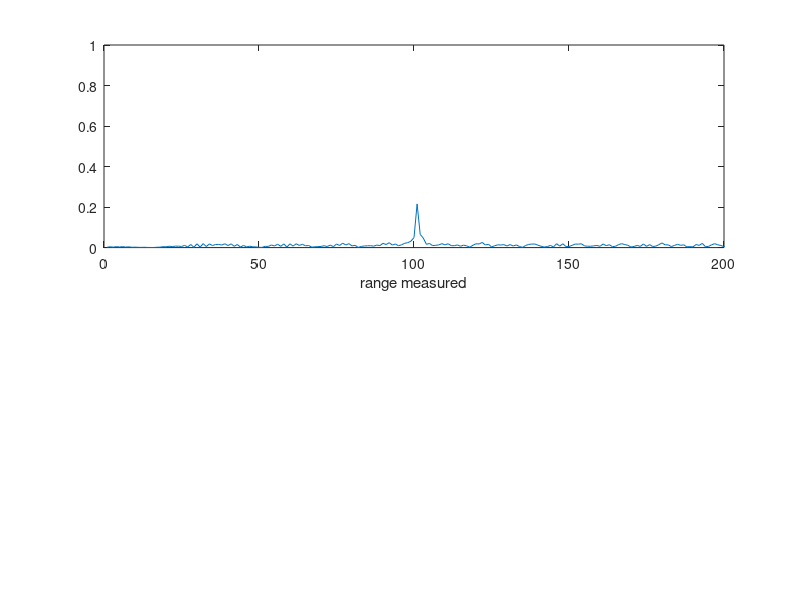
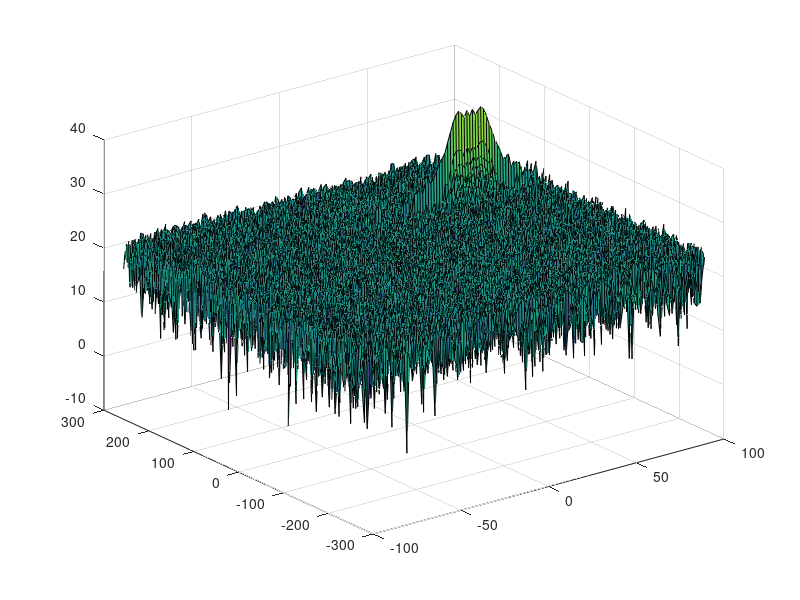
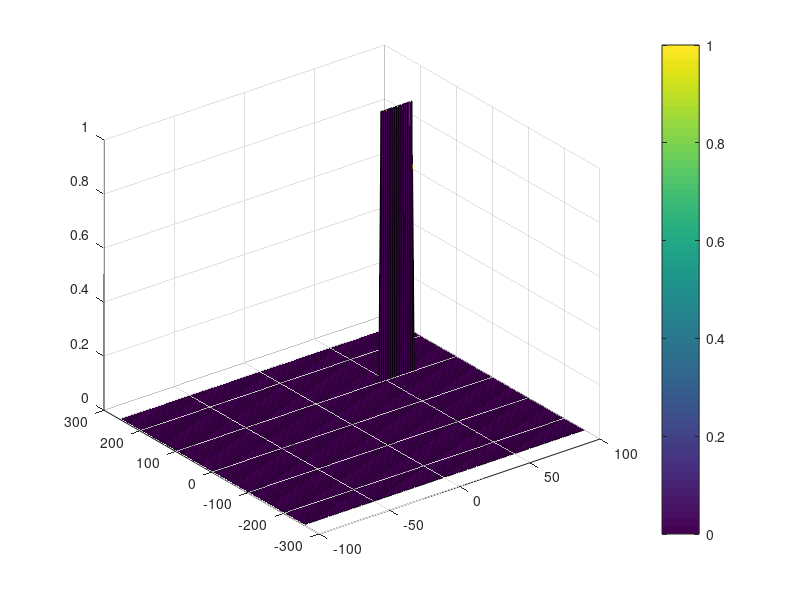

These charts were generated, in order, by the following MATLAB code:
clear all
clc;

%% Radar Specifications 
%%%%%%%%%%%%%%%%%%%%%%%%%%%
% Frequency of operation = 77GHz
% Max Range = 200m
% Range Resolution = 1 m
% Max Velocity = 100 m/s
%%%%%%%%%%%%%%%%%%%%%%%%%%%

%speed of light = 3e8
c = 3e8;        % speed of light
dres = 1;       % range resolution
Rmax = 200;     % maximum range

%% User Defined Range and Velocity of target
% *%TODO* :
% define the target's initial position and velocity. Note : Velocity
% remains contant
R = 100;    % initial range
v = 60;    % initial velocity


%% FMCW Waveform Genera1516 6342333tion

% *%TODO* :
%Design the FMCW waveform by giving the specs of each of its parameters.
% Calculate the Bandwidth (B), Chirp Time (Tchirp) and Slope (slope) of the FMCW
% chirp using the requirements above.
B = c / (2 * dres);                 % bandwith Bsweep
Tchirp = 5.5 * 2 * (Rmax / c);      % chirp time
slope = B / Tchirp;                 % slope of chirp

%Operating carrier frequency of Radar 
fc= 77e9;             %carrier freq

                                                          
%The number of chirps in one sequence. Its ideal to have 2^ value for the ease of running the FFT
%for Doppler Estimation. 
Nd=128;                   % #of doppler cells OR #of sent periods % number of chirps

%The number of samples on each chirp. 
Nr=1024;                  %for length of time OR # of range cells

% Timestamp for running the displacement scenario for every sample on each
% chirp
t=linspace(0,Nd*Tchirp,Nr*Nd); %total time for samples


%Creating the vectors for Tx, Rx and Mix based on the total samples input.
Tx=zeros(1,length(t)); %transmitted signal
Rx=zeros(1,length(t)); %received signal
Mix = zeros(1,length(t)); %beat signal

%Similar vectors for range_covered and time delay.
r_t=zeros(1,length(t));
td=zeros(1,length(t));


%% Signal generation and Moving Target simulation
% Running the radar scenario over the time. 

for i=1:length(t)         
    
    
    % *%TODO* :
    %For each time stamp update the Range of the Target for constant velocity.
    r_t(i) = R + v * t(i);      % based on s = v * t, mapped to range
    td(i) = 2 * r_t(i) / c;     % time delay
    
    % *%TODO* :
    %For each time sample we need update the transmitted and
    %received signal. 
    
    % update transmit sample
    Tx(i) = cos(2 * pi * (fc * t(i) + slope * t(i)^2 / 2));                      
    
    % update receive sample - shifted by time delay tau
    Rx(i) = cos(2 * pi * (fc * (t(i) - td(i)) + (slope * (t(i) - td(i))^2) / 2));
    
    % *%TODO* :
    %Now by mixing the Transmit and Receive generate the beat signal
    %This is done by element wise matrix multiplication of Transmit and
    %Receiver Signal
    Mix(i) = Tx(i) * Rx(i);     % mixed signal 
    
end

%% RANGE MEASUREMENT


 % *%TODO* :
%reshape the vector into Nr*Nd array. Nr and Nd here would also define the size of
%Range and Doppler FFT respectively.
signal_fft = reshape(Mix, [Nr, Nd]);    % reshape the linspace to 2D matrix Nr rows, Nd cols

 % *%TODO* :
%run the FFT on the beat signal along the range bins dimension (Nr) and
%normalize.
signal_fft = fft(signal_fft, Nr) / Nr;  % 1D FFT in Nr direction (col), normalized

 % *%TODO* :
% Take the absolute value of FFT output
signal_fft = abs(signal_fft);   % we are interested in the absolute value

 % *%TODO* :
% Output of FFT is double sided signal, but we are interested in only one side of the spectrum.
% Hence we throw out half of the samples.
signal_fft = signal_fft(1:(Nr / 2));  

%plotting the range
figure ('Name','Range from First FFT')
subplot(2, 1, 1)

 % *%TODO* :
 % plot FFT output 
plot(signal_fft);
axis ([0 200 0 1]);
xlabel('range measured');



%% RANGE DOPPLER RESPONSE
% The 2D FFT implementation is already provided here. This will run a 2DFFT
% on the mixed signal (beat signal) output and generate a range doppler
% map.You will implement CFAR on the generated RDM

% Range Doppler Map Generation.

% The output of the 2D FFT is an image that has reponse in the range and
% doppler FFT bins. So, it is important to convert the axis from bin sizes
% to range and doppler based on their Max values.

Mix=reshape(Mix,[Nr,Nd]);

% 2D FFT using the FFT size for both dimensions.
sig_fft2 = fft2(Mix,Nr,Nd);

% Taking just one side of signal from Range dimension.
sig_fft2 = sig_fft2(1:Nr/2,1:Nd);
sig_fft2 = fftshift (sig_fft2);
RDM = abs(sig_fft2);
RDM = 10*log10(RDM) ;

%use the surf function to plot the output of 2DFFT and to show axis in both
%dimensions
doppler_axis = linspace(-100,100,Nd);
range_axis = linspace(-200,200,Nr/2)*((Nr/2)/400);
figure,surf(doppler_axis,range_axis,RDM);

%% CFAR implementation

%Slide Window through the complete Range Doppler Map

% *%TODO* :
%Select the number of Training Cells in both the dimensions.
Tr = 10;    % training cells for range
Td = 4;     % training cells for doppler

% *%TODO* :
%Select the number of Guard Cells in both dimensions around the Cell under 
%test (CUT) for accurate estimation
Gr = 8;     % guard cells for range
Gd = 4;     % guard cells for doppler

no_of_tcells = (2 * Tr + 2 * Gr + 1) * (2 * Td + 2 * Gd + 1) - ...
    (2 * Gr + 1) * (2 * Gd + 1);

% *%TODO* :
% offset the threshold by SNR value in dB
offset = 10;   % threshold offset

% *%TODO* :
%Create a vector to store noise_level for each iteration on training cells
noise_level = zeros(1, 1);      % noise level in range and doppler direction


% *%TODO* :
%design a loop such that it slides the CUT across range doppler map by
%giving margins at the edges for Training and Guard Cells.
%For every iteration sum the signal level within all the training
%cells. To sum convert the value from logarithmic to linear using db2pow
%function. Average the summed values for all of the training
%cells used. After averaging convert it back to logarithimic using pow2db.
%Further add the offset to it to determine the threshold. Next, compare the
%signal under CUT with this threshold. If the CUT level > threshold assign
%it a value of 1, else equate it to 0.


   % Use RDM[x,y] as the matrix from the output of 2D FFT for implementing
   % CFAR

% slide over range dimension - /2 because only one half of the signal is
% used, keep spacing at the edges
sig_CFAR = zeros(size(RDM));

for r = (Tr + Gr + 1):(Nr / 2 - (Gr + Tr))
    
    % slide over doppler dimension - full signal range is used, keep
    % spacing at the edges
    for d = (Td + Gd + 1):(Nd - (Gd + Td))
        
        % TODO: sum the signal level within the training cells, convert db2pow
        
        % get the patch with all training and guard cell + CUT (converted)
        train_patch = db2pow(RDM(r - (Tr + Gr) : r + (Tr + Gr), d - (Td + Gd) : d + (Td + Gd)));
                
        % zero CUT and guard cells as we are not interested in these now 
        train_patch(Tr + 1 : end - Tr, Td + 1 : end - Td) = 0;
        
        (sum(sum(train_patch)) / no_of_tcells);
        
        % average summed values for used training cells and convert back
        % pow2db
        noise_level = pow2db(sum(sum(train_patch)) / no_of_tcells);
        
        % add the offset to determine the threshold
        threshold = noise_level + offset;
        
        % compare signal under CUT with threshold --> 0 or one
        if RDM(r, d) < threshold
            sig_CFAR(r, d) = 0;
        else
            sig_CFAR(r, d) = 1;
        end
    end
end


% *%TODO* :
% The process above will generate a thresholded block, which is smaller 
%than the Range Doppler Map as the CUT cannot be located at the edges of
%matrix. Hence,few cells will not be thresholded. To keep the map size same
% set those values to 0. 

% the not handled values are a boarder of training + guard cell
sig_CFAR(1 : Nr / 2, 1 : Td + Gd) = 0;          % front cols
sig_CFAR(1 : Nr / 2, Nd - (Td + Gd) : Nd) = 0;  % back cols
sig_CFAR(1 : Tr + Gr, 1 : Nd) = 0;                  % top rows
sig_CFAR(Nr / 2 - (Tr + Gr) : Nr / 2, 1 : Nd) = 0;  % bottom rows


% *%TODO* :
%display the CFAR output using the Surf function like we did for Range
%Doppler Response output.
figure('Name','CA-CFAR Filtered RDM'),surf(doppler_axis, range_axis, sig_CFAR);
colorbar;

 
 